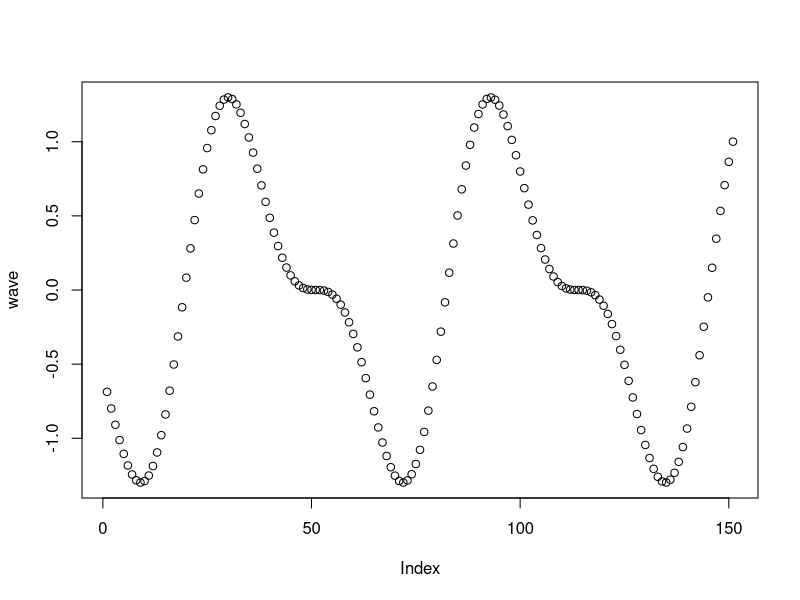

Write R code to recreate this figure.
# Exercise 1: creating and operating on vectors

# Create a vector `names` that contains your name and the names of 2 people 
# next to you. Print the vector.
names <- c("Sophia" , "Fanny", "Alex")
print(names)

# Use the colon operator : to create a vector `n` of numbers from 10:49
n <- 10:49

# Use the `length()` function to get the number of elements in `n`

length(n)
# Add 1 to each element in `n` and print the result
x <- c(n + 1)
print(x)
# Create a vector `m` that contains the numbers 10 to 1 (in that order). 
# Hint: use the `seq()` function


# Subtract `m` FROM `n`. Note the recycling!


# Use the `seq()` function to produce a range of numbers from -5 to 10 in `0.1`
# increments. Store it in a variable `x_range`
x_range <- seq(-5, 10, .1)
print(x_range)

# Create a vector `sin_wave` by calling the `sin()` function on each element 
# in `x_range`.

sin_wave <- sin(x_range)


# Create a vector `cos_wave` by calling the `cos()` function on each element 
# in `x_range`.
cos_wave <- cos(x_range)

# Create a vector `wave` by multiplying `sin_wave` and `cos_wave` together, then
# adding `sin_wave` to the product
wave <- sin_wave * cos_wave - sin_wave

# Use the `plot()` function to plot your `wave`!

plot(wave)